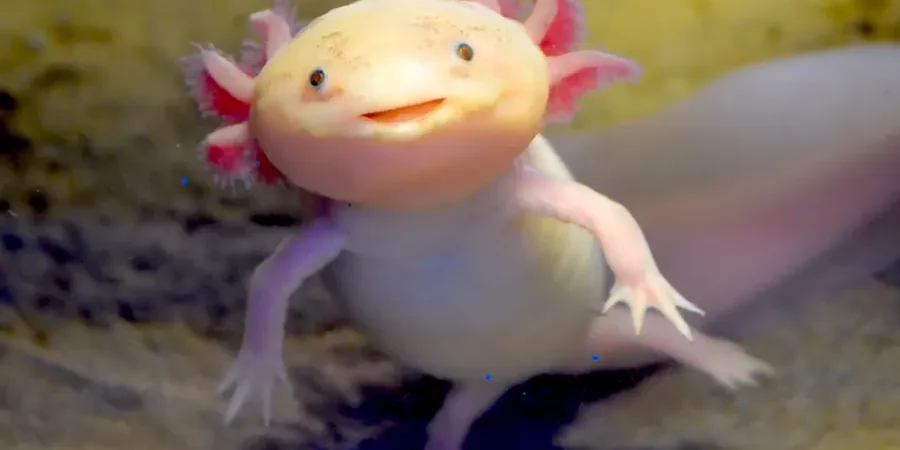
#> input picture Homework 1/img/axolotl.jpg, 900 x 450 px, given in place of the camera
$ python Cartoon_webcam.py   (older library calls are emulated)
#> lines starting #> are read from the running program, lines starting #| are printed output that depends on the picture; after the words box and inside, x2 and y2 are one past the last pixel; in counts of white or black regions, pixels touching at a corner belong together
import cv2
import matplotlib.pyplot as plt
import numpy as np
import cv2
import cv2
import numpy as np
import matplotlib.pyplot as plt

cap = cv2.VideoCapture(0)
while True:
    img= cap.read()[1]
#> img is the input picture: shape (450, 900, 3); mean B, G, R 91, 102.2, 119.1
    img_gray = cv2.cvtColor(img, cv2.COLOR_BGR2GRAY)
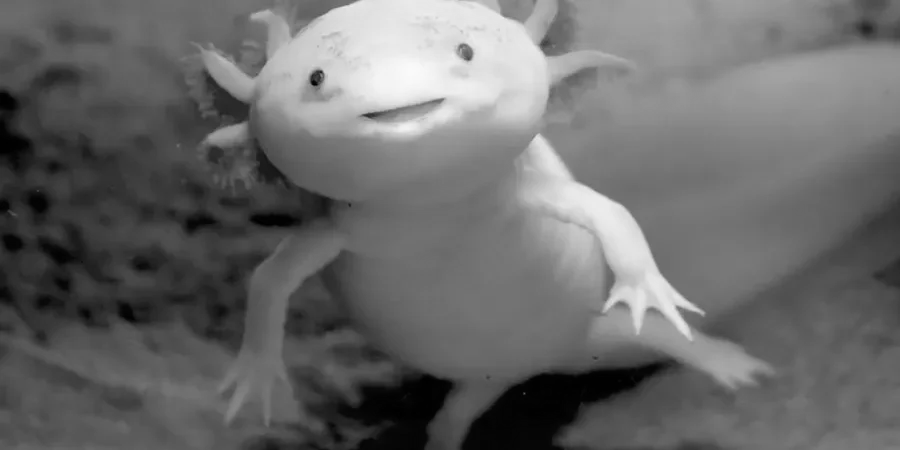
#> img_gray: shape (450, 900); min 0, max 250, mean 106

    #apply median blur to remove noise
    img_gray = cv2.medianBlur(img_gray, 5)

    # extract the edges with laplacian filter
    edges = cv2.Laplacian(img_gray, cv2.CV_8U,ksize=5)
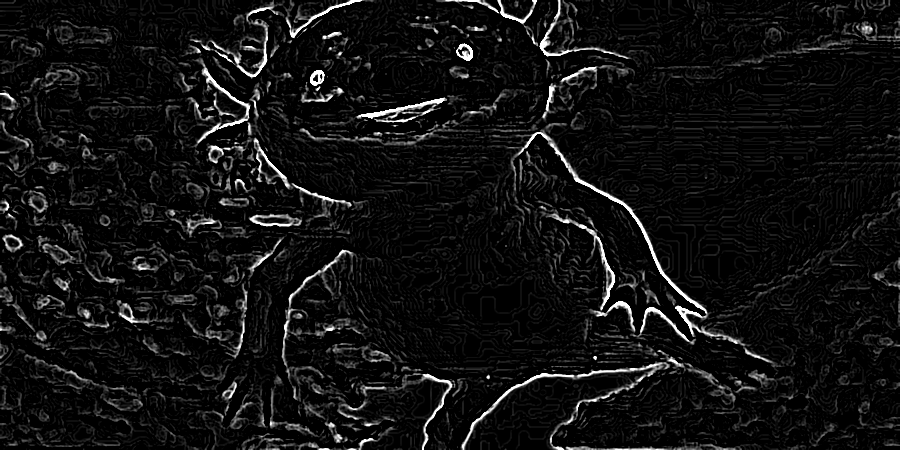
#> edges: shape (450, 900); min 0, max 255, mean 17.1

    #every pixel above 70 will be set to white, below 70 to black
    _, thresholded = cv2.threshold(edges, 70,255,cv2.THRESH_BINARY_INV)
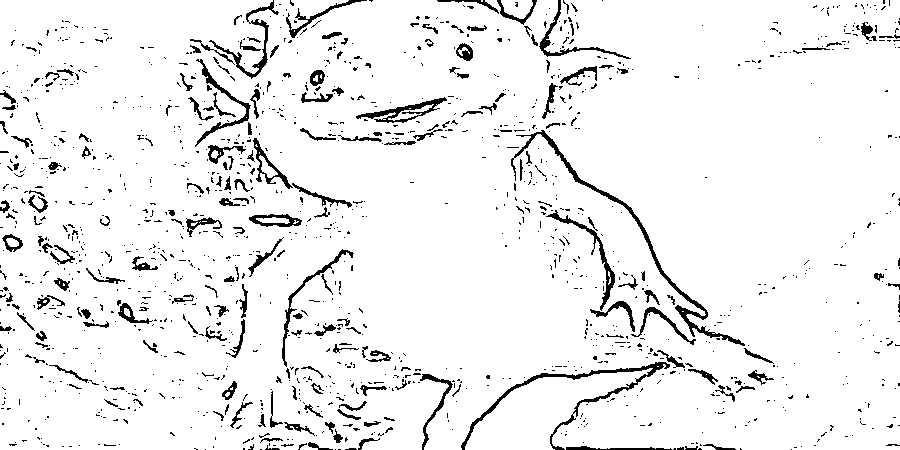
#> thresholded: shape (450, 900); 93.8% white; 1400 black regions (1198 under 20 px), largest, box (x1, y1, x2, y2) and area: (511, 130, 745, 346) 1644, (461, 362, 670, 450) 1335, (356, 97, 447, 123) 638

    # GET the color with bilateral filter
    color_img = cv2.bilateralFilter(img,10,250,250)

    # merge the colors and edges
    skt = cv2.cvtColor(thresholded,cv2.COLOR_GRAY2BGR)

    sketch_img = cv2.bitwise_and(color_img,skt)
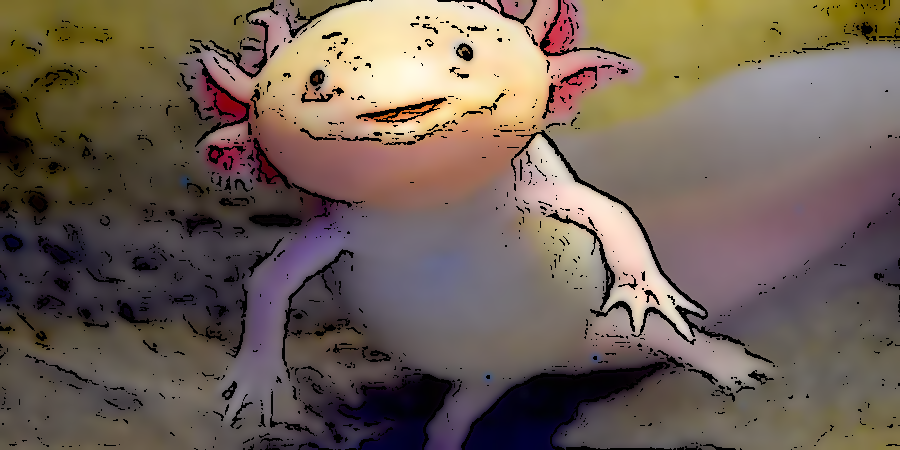
#> sketch_img: shape (450, 900, 3); mean B, G, R 86.2, 97, 112.4

    cv2.imshow("cartoon",cv2.flip(sketch_img,1))
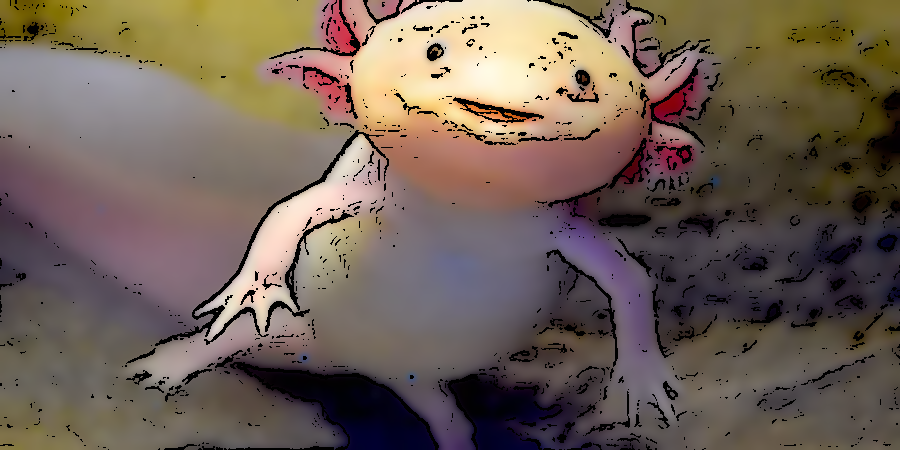
#> window 'cartoon': shape (450, 900, 3); mean B, G, R 86.2, 97, 112.4
    k = cv2.waitKey(4)
#> (key q is pressed here)
    if k == ord('q'):
        break

$ run again, on Homework 1/img/billboard.jpg
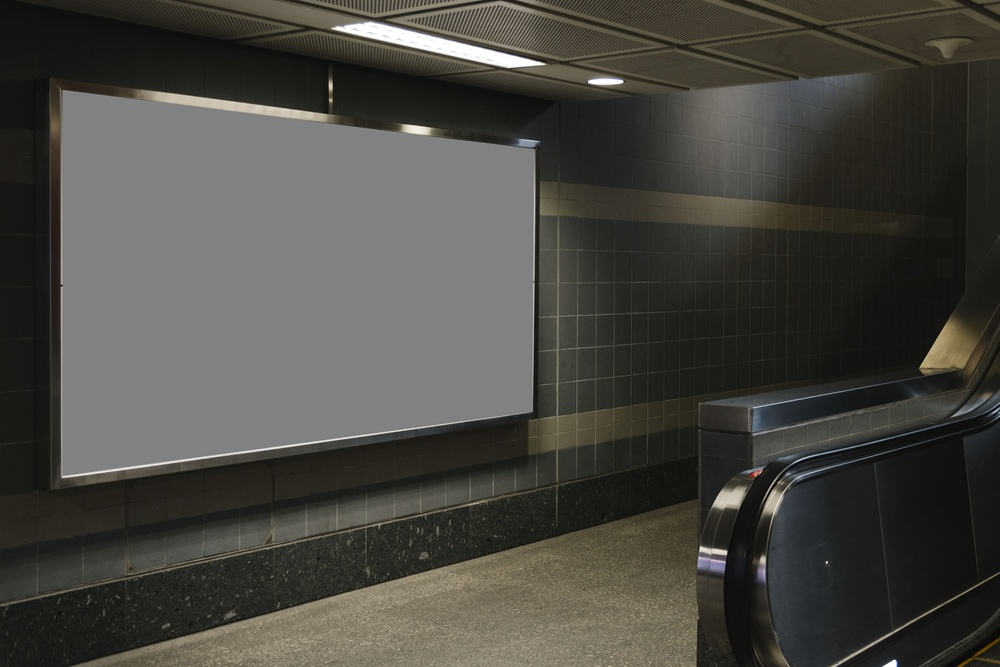
#> input picture Homework 1/img/billboard.jpg, 1000 x 667 px, shrunk from 5000 x 3337 before the run, given in place of the camera
#> img is the input picture: shape (667, 1000, 3); mean B, G, R 65.4, 71.1, 72.5
#> `_, thresholded = cv2.threshold(edges, 70,255,cv2.THRESH_BINARY_INV)`:
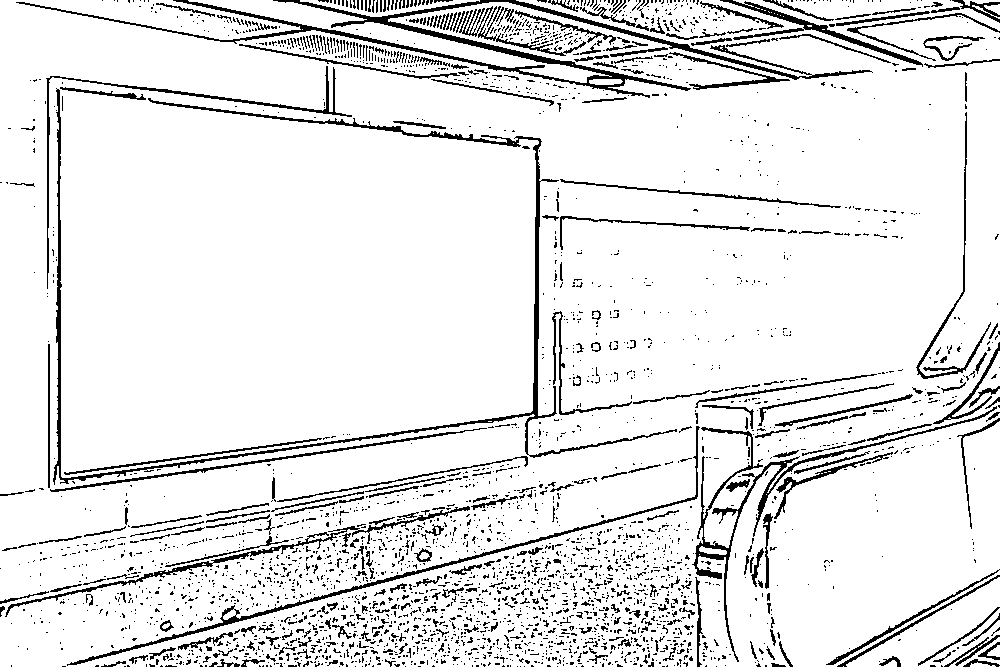
#> thresholded: shape (667, 1000); 90.6% white; black in thin lines or dots
#> skt: shape (667, 1000, 3); 90.6% white; black in thin lines or dots
#> `cv2.imshow("cartoon",cv2.flip(sketch_img,1))`:
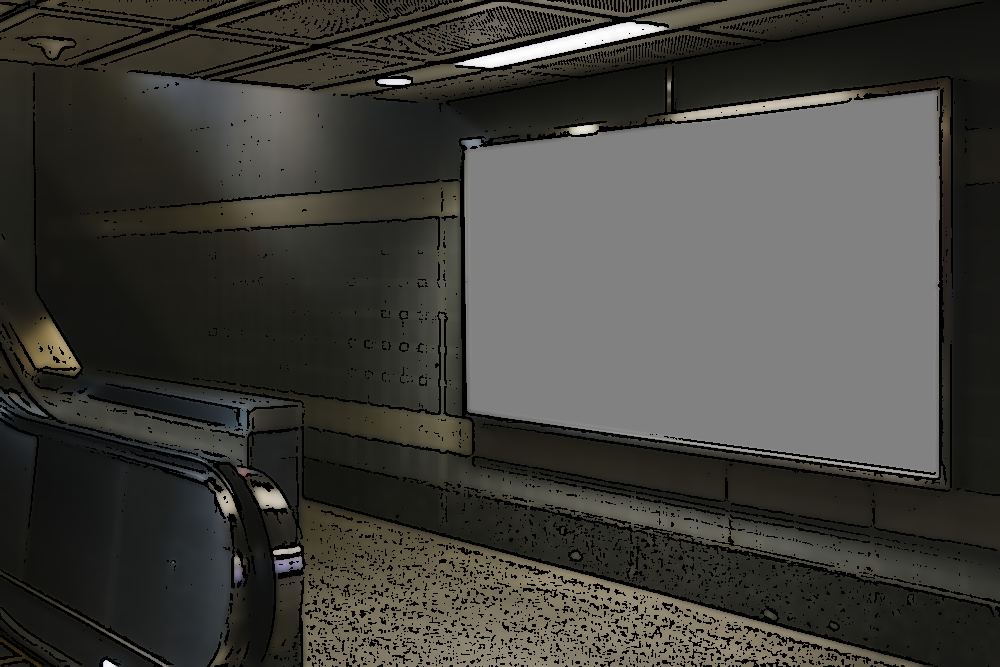
#> window 'cartoon': shape (667, 1000, 3); mean B, G, R 59.9, 64.7, 65.8
